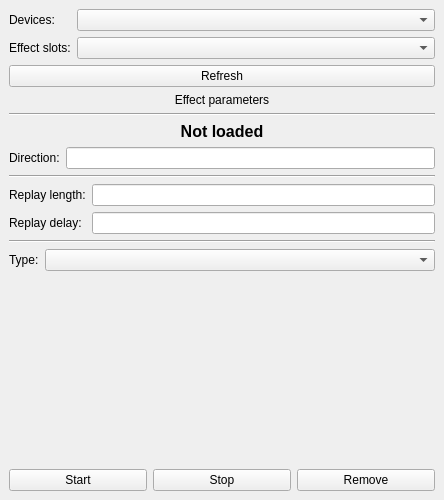
<?xml version="1.0" encoding="UTF-8"?>
<ui version="4.0">
 <class>MainWindow</class>
 <widget class="QMainWindow" name="MainWindow">
  <property name="geometry">
   <rect>
    <x>0</x>
    <y>0</y>
    <width>444</width>
    <height>500</height>
   </rect>
  </property>
  <property name="windowTitle">
   <string>MainWindow</string>
  </property>
  <widget class="QWidget" name="centralwidget">
   <layout class="QVBoxLayout" name="verticalLayout_2">
    <item>
     <layout class="QVBoxLayout" name="verticalLayout">
      <item>
       <layout class="QFormLayout" name="fl_devices">
        <item row="0" column="0">
         <widget class="QLabel" name="ql_devices">
          <property name="text">
           <string>Devices:</string>
          </property>
         </widget>
        </item>
        <item row="0" column="1">
         <widget class="QComboBox" name="cbox_devices"/>
        </item>
        <item row="1" column="0">
         <widget class="QLabel" name="ql_effectSlots">
          <property name="text">
           <string>Effect slots:</string>
          </property>
         </widget>
        </item>
        <item row="1" column="1">
         <widget class="QComboBox" name="cbox_effectSlots"/>
        </item>
        <item row="2" column="0" colspan="2">
         <widget class="QPushButton" name="qpb_refreshDevices">
          <property name="text">
           <string>Refresh</string>
          </property>
         </widget>
        </item>
       </layout>
      </item>
     </layout>
    </item>
    <item>
     <widget class="QLabel" name="ql_effectParameters">
      <property name="sizePolicy">
       <sizepolicy hsizetype="Preferred" vsizetype="Minimum">
        <horstretch>0</horstretch>
        <verstretch>0</verstretch>
       </sizepolicy>
      </property>
      <property name="text">
       <string>Effect parameters</string>
      </property>
      <property name="alignment">
       <set>Qt::AlignCenter</set>
      </property>
     </widget>
    </item>
    <item>
     <widget class="Line" name="line">
      <property name="orientation">
       <enum>Qt::Horizontal</enum>
      </property>
     </widget>
    </item>
    <item>
     <widget class="QLabel" name="ql_effectStatus">
      <property name="font">
       <font>
        <pointsize>12</pointsize>
        <weight>75</weight>
        <bold>true</bold>
       </font>
      </property>
      <property name="text">
       <string>Not loaded</string>
      </property>
      <property name="alignment">
       <set>Qt::AlignCenter</set>
      </property>
     </widget>
    </item>
    <item>
     <layout class="QFormLayout" name="formLayout">
      <property name="fieldGrowthPolicy">
       <enum>QFormLayout::AllNonFixedFieldsGrow</enum>
      </property>
      <item row="0" column="0">
       <widget class="QLabel" name="ql_direction">
        <property name="text">
         <string>Direction:</string>
        </property>
       </widget>
      </item>
      <item row="0" column="1">
       <widget class="QLineEdit" name="qle_direction"/>
      </item>
     </layout>
    </item>
    <item>
     <widget class="Line" name="line_2">
      <property name="orientation">
       <enum>Qt::Horizontal</enum>
      </property>
     </widget>
    </item>
    <item>
     <layout class="QFormLayout" name="formLayout_2">
      <item row="0" column="0">
       <widget class="QLabel" name="ql_replayLength">
        <property name="text">
         <string>Replay length:</string>
        </property>
       </widget>
      </item>
      <item row="0" column="1">
       <widget class="QLineEdit" name="qle_replayLength"/>
      </item>
      <item row="1" column="0">
       <widget class="QLabel" name="ql_replayDelay">
        <property name="text">
         <string>Replay delay:</string>
        </property>
       </widget>
      </item>
      <item row="1" column="1">
       <widget class="QLineEdit" name="qle_replayDelay"/>
      </item>
     </layout>
    </item>
    <item>
     <widget class="Line" name="line_3">
      <property name="orientation">
       <enum>Qt::Horizontal</enum>
      </property>
     </widget>
    </item>
    <item>
     <layout class="QFormLayout" name="formLayout_3">
      <item row="0" column="0">
       <widget class="QLabel" name="ql_effectTypes">
        <property name="text">
         <string>Type:</string>
        </property>
       </widget>
      </item>
      <item row="0" column="1">
       <widget class="QComboBox" name="cbox_effectTypes"/>
      </item>
     </layout>
    </item>
    <item>
     <widget class="QStackedWidget" name="qstw_effectSpecifics">
      <widget class="QWidget" name="page"/>
      <widget class="QWidget" name="page_2"/>
     </widget>
    </item>
    <item>
     <layout class="QHBoxLayout" name="horizontalLayout">
      <item>
       <widget class="QPushButton" name="qpb_start">
        <property name="text">
         <string>Start</string>
        </property>
       </widget>
      </item>
      <item>
       <widget class="QPushButton" name="qpb_stop">
        <property name="text">
         <string>Stop</string>
        </property>
       </widget>
      </item>
      <item>
       <widget class="QPushButton" name="qpb_remove">
        <property name="text">
         <string>Remove</string>
        </property>
       </widget>
      </item>
     </layout>
    </item>
   </layout>
  </widget>
 </widget>
 <resources/>
 <connections/>
</ui>
